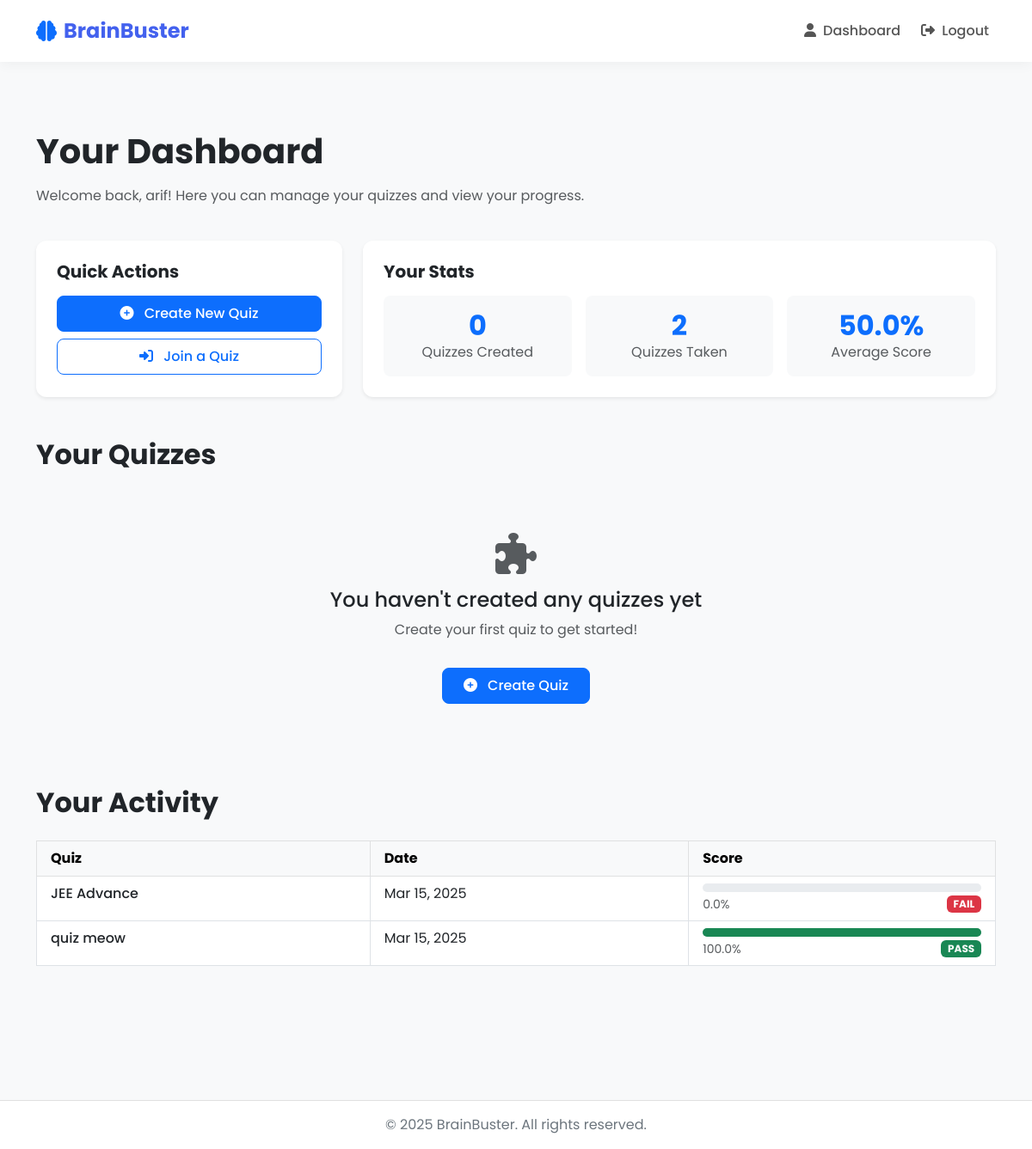
The app's page /quizzes/ (signed in) with its own data.
### quizzes/models.py (models this page shows, shortened)
class Participation(models.Model):
    user = models.ForeignKey(User, on_delete=models.CASCADE, related_name='participations')
    quiz = models.ForeignKey(Quiz, on_delete=models.CASCADE, related_name='participations')
    score = models.FloatField(default=0.0)
    submitted_at = models.DateTimeField(auto_now=True)  # Changed from auto_now_add to auto_now
    time_taken = models.IntegerField(default=0, help_text="Total time taken in seconds")
    class Meta:
        unique_together = ('user', 'quiz')

class Quiz(models.Model):
    title = models.CharField(max_length=255)
    description = models.TextField(blank=True, null=True)
    icon = models.CharField(max_length=50, default="question-circle")
    code = models.CharField(max_length=10, unique=True, default=generate_unique_code)
    created_by = models.ForeignKey(User, on_delete=models.CASCADE, related_name='quizzes')
    created_at = models.DateTimeField(auto_now=True)
    time_limit_per_question = models.IntegerField(help_text="Time limit in seconds", default=30)
    minimum_score_percentage = models.IntegerField(help_text="Minimum score required to pass (%)", default=60)

### quizzes/views.py (the view, shortened to what this page needs)
# urls.py: path('', views.dashboard, name='quiz_dashboard'),
@login_required
def dashboard(request):
    created_quizzes = Quiz.objects.filter(created_by=request.user)
    participated_quizzes = request.user.participations.all().select_related('quiz')
    total_score = sum(p.score for p in participated_quizzes if p.score is not None)
    total_quizzes = sum(1 for p in participated_quizzes if p.score is not None)
    average_score = round(total_score / total_quizzes, 1) if total_quizzes > 0 else 0
    return render(request, 'quizzes/dashboard.html', {
        'created_quizzes': created_quizzes,
        'participated_quizzes': participated_quizzes,
        'average_score': average_score,
    })

### templates/quizzes/dashboard.html (shortened to what this page needs)
{% extends 'base.html' %}
{% block content %}
<div class="container py-5">
    <div class="row mb-4">
        <div class="col-12">
            <h1 class="fw-bold mb-3">Your Dashboard</h1>
            <p class="text-muted">Welcome back, {{ user.username }}! Here you can manage your quizzes and view your progress.</p>
        </div>
    </div>
    <div class="row g-4">
        <div class="col-md-4">
            <div class="card h-100 shadow-sm border-0">
                <div class="card-body p-4">
                    <h5 class="card-title fw-bold mb-3">Quick Actions</h5>
                    <div class="d-grid gap-2">
                        <a href="{% url 'create_quiz' %}" class="btn btn-primary">
                            <i class="fas fa-plus-circle me-2"></i> Create New Quiz
                        </a>
                        <a href="{% url 'join_quiz' %}" class="btn btn-outline-primary">
                            <i class="fas fa-sign-in-alt me-2"></i> Join a Quiz
                        </a>
                    </div>
                </div>
            </div>
        </div>
        <div class="col-md-8">
            <div class="card h-100 shadow-sm border-0">
                <div class="card-body p-4">
                    <h5 class="card-title fw-bold mb-3">Your Stats</h5>
                    <div class="row g-3 text-center">
                        <div class="col-4">
                            <div class="p-3 bg-light rounded-3">
                                <h2 class="text-primary fw-bold mb-0">{{ created_quizzes.count }}</h2>
                                <p class="text-muted mb-0">Quizzes Created</p>
                            </div>
                        </div>
                        <div class="col-4">
                            <div class="p-3 bg-light rounded-3">
                                <h2 class="text-primary fw-bold mb-0">{{ user.participations.count }}</h2>
                                <p class="text-muted mb-0">Quizzes Taken</p>
                            </div>
                        </div>
                        <div class="col-4">
                            <div class="p-3 bg-light rounded-3">
                                <h2 class="text-primary fw-bold mb-0">{{ average_score|floatformat:1 }}%</h2>
                                <p class="text-muted mb-0">Average Score</p>
                            </div>
                        </div>
                    </div>
                </div>
            </div>
        </div>
    </div>
    <div class="row mt-5">
        <div class="col-12">
            <h2 class="fw-bold mb-4">Your Quizzes</h2>
                {% if created_quizzes %}
                <div class="table-responsive">
                    <table class="table table-hover table-bordered">
                        <thead class="table-light">
                            <tr>
                                <th class="border-bottom px-3 py-2">Quiz</th>
                                <th class="border-bottom px-3 py-2">Code</th>
                                <th class="border-bottom px-3 py-2">Participants</th>
                                <th class="border-bottom px-3 py-2">Avg. Score</th>
                                <th class="border-bottom px-3 py-2">Pass Rate</th>
                                <th class="border-bottom px-3 py-2">Avg. Time</th>
                                <th class="border-bottom px-3 py-2">Actions</th>
                            </tr>
                        </thead>
                        <tbody>
                            {% for quiz in created_quizzes %}
                            <tr>
                                <td class="fw-medium border-bottom px-3 py-2">
                                    <div class="d-flex align-items-center">
                                        <i class="fas fa-{{ quiz.icon|default:'question-circle' }} text-primary me-2"></i>
                                        {{ quiz.title }}
                                    </div>
                                    <small class="text-muted">Created {{ quiz.created_at|date:"M d, Y" }}</small>
                                </td>
                                <td class="border-bottom px-3 py-2"><span class="badge bg-primary">{{ quiz.code }}</span></td>
                                <td class="border-bottom px-3 py-2">
                                    <a href="#" class="text-decoration-none" data-bs-toggle="modal" data-bs-target="#participantsModal{{ quiz.id }}">
                                        {{ quiz.participations.count }}
                                        <i class="fas fa-user-friends ms-1 text-muted"></i>
                                    </a>
                                </td>
                                <td class="border-bottom px-3 py-2">
                                    {% if quiz.participations.count > 0 %}
                                        {{ quiz.avg_score|floatformat:1 }}%
                                    {% else %}
                                        <span class="text-muted">No data</span>
                                    {% endif %}
                                </td>
                                <td class="border-bottom px-3 py-2">{{ quiz.pass_rate|floatformat:1 }}%</td>
                                <td class="border-bottom px-3 py-2">
                                    {% if quiz.avg_time > 0 %}
                                        {{ quiz.avg_time|floatformat:1 }} sec
                                    {% else %}
                                        <span class="text-muted">No data</span>
                                    {% endif %}
                                </td>
                                <td class="border-bottom px-3 py-2">
                                    <div class="btn-group">
                                        <a href="{% url 'quiz_stats' quiz.id %}" class="btn btn-sm btn-outline-info">
                                            <i class="fas fa-chart-bar"></i>
                                        </a>
                                        <a href="{% url 'edit_quiz' quiz.id %}" class="btn btn-sm btn-outline-primary">
                                            <i class="fas fa-edit"></i>
                                        </a>
                                        <button type="button" class="btn btn-sm btn-outline-danger delete-quiz-btn"
                                                data-bs-toggle="modal" data-bs-target="#deleteQuizModal"
                                                data-quiz-id="{{ quiz.id }}" data-quiz-title="{{ quiz.title }}">
                                            <i class="fas fa-trash"></i>
                                        </button>
                                    </div>
                                </td>
                            </tr>
                            {% endfor %}
                        </tbody>
                    </table>
                </div>
            {% else %}
                <div class="text-center py-5">
                    <i class="fas fa-puzzle-piece fa-3x text-muted mb-3"></i>
                    <h4>You haven't created any quizzes yet</h4>
                    <p class="text-muted">Create your first quiz to get started!</p>
                    <a href="{% url 'create_quiz' %}" class="btn btn-primary mt-3">
                        <i class="fas fa-plus-circle me-2"></i> Create Quiz
                    </a>
                </div>
            {% endif %}
        </div>
    </div>
    <div class="row mt-5">
        <div class="col-12">
            <h2 class="fw-bold mb-4">Your Activity</h2>
            {% if user.participations.all %}
                <div class="table-responsive">
                    <table class="table table-hover table-bordered">
                        <thead class="table-light">
                            <tr>
                                <th class="px-3 py-2">Quiz</th>
                                <th class="px-3 py-2">Date</th>
                                <th class="px-3 py-2">Score</th>
                            </tr>
                        </thead>
                        <tbody>
                            {% for participation in user.participations.all %}
                            <tr>
                                <td class="fw-medium px-3 py-2">{{ participation.quiz.title }}</td>
                                <td class="px-3 py-2">{{ participation.submitted_at|date:"M d, Y" }}</td>
                                <td class="px-3 py-2">
                                    <div class="progress" style="height: 10px;">
                                        <div class="progress-bar {% if participation.score >= participation.quiz.minimum_score_percentage %}bg-success{% else %}bg-danger{% endif %}"
                                             role="progressbar" style="width: {{ participation.score|floatformat:0 }}%;"
                                             aria-valuenow="{{ participation.score|floatformat:0 }}" aria-valuemin="0" aria-valuemax="100">
                                        </div>
                                    </div>
                                    <div class="d-flex justify-content-between align-items-center mt-1">
                                        <small class="text-muted">{{ participation.score|floatformat:1 }}%</small>
                                        <span class="badge {% if participation.score >= participation.quiz.minimum_score_percentage %}bg-success{% else %}bg-danger{% endif %}">
                                            {% if participation.score >= participation.quiz.minimum_score_percentage %}PASS{% else %}FAIL{% endif %}
                                        </span>
                                    </div>
                                </td>
                            </tr>
                            {% endfor %}
                        </tbody>
                    </table>
                </div>
            {% endif %}
        </div>
    </div>
</div>
{% endblock %}

### static/css/style.css (style rules this page uses)
:root { --primary: #4361ee; --secondary: #3f37c9; --accent: #4cc9f0; --light: #f8f9fa; --dark: #212529; --success: #4ade80; --warning: #fbbf24; --danger: #f87171; --info: #60a5fa; }
body { font-family: 'Poppins', sans-serif; background-color: #f8f9fa; color: var(--dark); min-height: 100vh; display: flex; flex-direction: column; }
.card { border-radius: 12px; border: none; box-shadow: 0 5px 15px rgba(0, 0, 0, 0.05); transition: transform 0.3s ease, box-shadow 0.3s ease; }
.btn { border-radius: 8px; padding: 0.5rem 1.5rem; font-weight: 500; transition: all 0.3s ease; }

### templates/base.html (style rules this page uses)
.bg-success { background-color: #198754 !important; color: white; }
.bg-danger { background-color: #dc3545 !important; color: white; }

### records on screen
Participation: quiz "JEE Advance", submitted_at "Mar 15, 2025", score "0.0", shows "FAIL"
Participation: quiz "quiz meow", submitted_at "Mar 15, 2025", score "100.0", shows "PASS"

### other values on screen
{{ user.username }} "arif"
{{ created_quizzes.count }} "0"
{{ user.participations.count }} "2"
{{ average_score|floatformat:1 }} "50.0"
